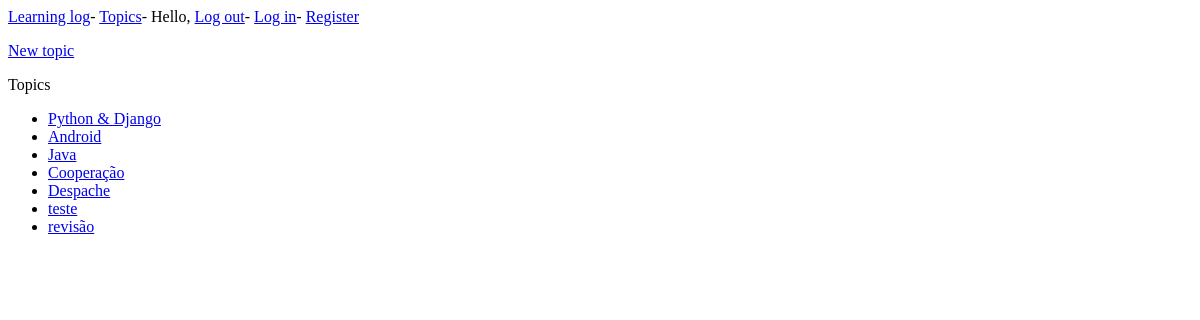
Page /topics/ (signed in) on the earlier database version.
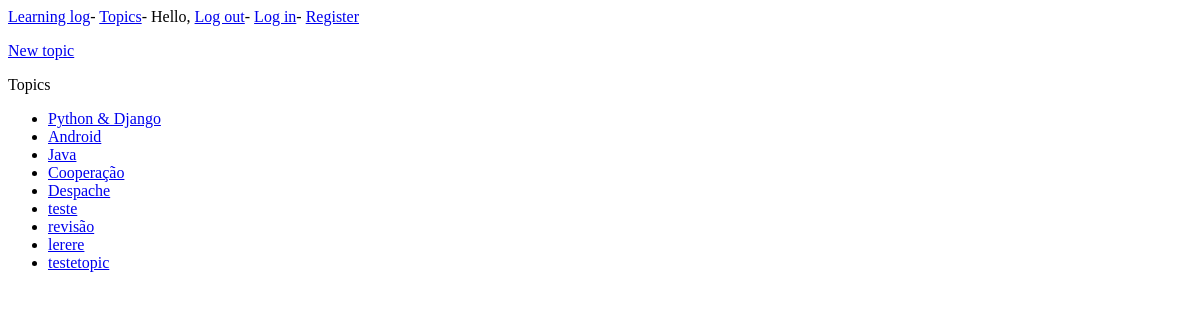
Same page on the later database version.
### learningng_logs/models.py (models this page shows)
class Topic(models.Model):
    text = models.CharField(max_length=200)
    data_added = models.DateTimeField(auto_now_add=True)
    owner = models.ForeignKey(User)
    def __str__(self):
        return self.text

### learningng_logs/views.py (the view)
# urls.py: url(r'^topics/$', views.topics, name='topics'),
@login_required
def topics(request):
    topics = Topic.objects.filter(owner = request.user).order_by('data_added')
    context = {'topics': topics}
    return render(request, 'learning_logs/topics.html', context)

### learningng_logs/templates/learning_logs/topics.html
{% extends 'learning_logs/base.html' %}
{% block content %}
<a href="{% url 'learning_logs:new_topic' %}">New topic</a>
<p>Topics</p>
<ul>
    {% for topic in topics %}
        <li>
            <a href="{% url 'learning_logs:topic' topic.id %}">{{ topic }}</a>
        </li>
    {% empty %}
        <li>No topics</li>
    {% endfor %}
</ul>
{% endblock content %}

Differences in the rows shown:
added Topic: text "lerere"
added Topic: text "testetopic"
